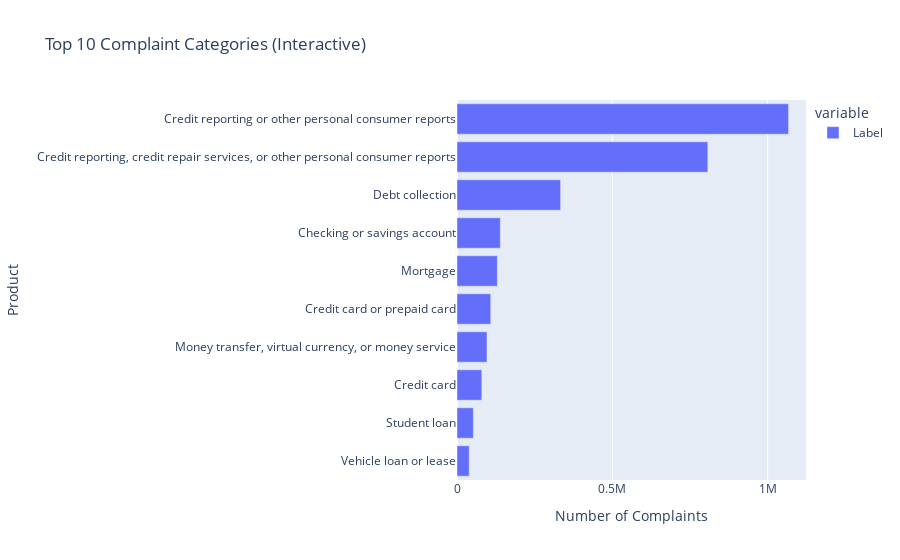

Source (notebook cell):
### Code cell
# interactive bar chart(plotly)
fig = px.bar(top_labels.sort_values(), orientation='h',
             labels={'value': 'Complaint Count', 'index': 'Product'},
             title="Top 10 Complaint Categories (Interactive)")
fig.update_layout(yaxis=dict(title='Product'), xaxis=dict(title='Number of Complaints'))
fig.show()

### Figure 1 — Plotly figure (JSON) as saved in the notebook; plotly's stock layout.template omitted (floating-point values rounded to 4 significant figures)
{"data": [{"alignmentgroup": "True", "hovertemplate": "variable=Label<br>Complaint Count=%{x}<br>Product=%{y}<extra></extra>", "legendgroup": "Label", "marker": {"color": "#636efa", "pattern": {"shape": ""}}, "name": "Label", "offsetgroup": "Label", "orientation": "h", "showlegend": true, "textposition": "auto", "type": "bar", "x": [39323, 52748, 79862, 96621, 108667, 129873, 139434, 333466, 807281, 1067111], "xaxis": "x", "y": ["Vehicle loan or lease", "Student loan", "Credit card", "Money transfer, virtual currency, or money service", "Credit card or prepaid card", "Mortgage", "Checking or savings account", "Debt collection", "Credit reporting, credit repair services, or other personal consumer reports", "Credit reporting or other personal consumer reports"], "yaxis": "y"}], "layout": {"barmode": "relative", "legend": {"title": {"text": "variable"}, "tracegroupgap": 0}, "title": {"text": "Top 10 Complaint Categories (Interactive)"}, "xaxis": {"anchor": "y", "domain": [0, 1], "title": {"text": "Number of Complaints"}}, "yaxis": {"anchor": "x", "domain": [0, 1], "title": {"text": "Product"}}}}
